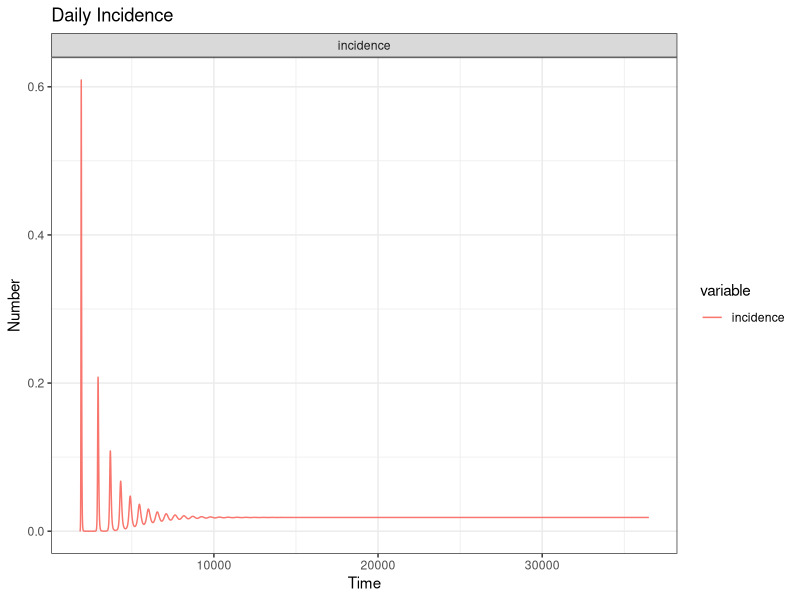
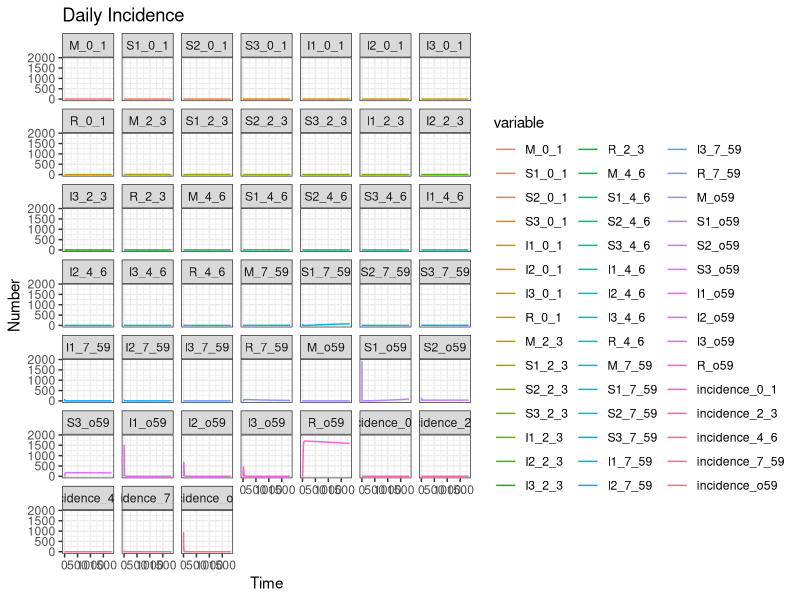

Write R code to recreate these figures, in order. (Note: this script raises an error after producing the figures.)
# Session 4 Exercise
library(kableExtra)
library(deSolve)
library(reshape2)
library(tidyverse)

####
# Rotavirus models:
## v1. Simple
## v2. Added age categories
## v3. Added vaccination

# Version 1
# Define the model -------------------------------------------------------------
# Please define parameters -- THESE ARE THE MODEL PARAMETERS
# we asume 1 month = 28 days
parms <- c(alpha = 14,         # alpha = daily contacts
           beta = 0.63,        # beta = probability of infection on contact
           sigma = 1/7,       # sigma = rate of recovery per day (1/duration of infection)
           mu = (16/1000)/365,         # mu =  per capita birth and death rate (16 births per 1000)
           omega = 1/(28*12*250),      # omega = rate of waning immunity per day; Immunity lasts 250 years
           omega_m = 1/(6*28),  # omega_m = rate of waning for maternal immunity per day; lasts 6 months
           symp1 = 0.30, # proportion of primary infections that are symptomatic
           symp2 = 0.28, # proportion of secondary infections that are symptomatic
           symp3 = 0.18, # proportion of tertiary infections that are symptomatic
           imm_single_inf = 0.74, # relative immunity of having 1 prior infection vs. none
           imm_two_inf = 0.74, # relative immunity of having two prior infections vs. none 
           rel_inf_2 = 0.5,
           rel_inf_3 = 0.1)  

# Please define the initial conditions --  THESE ARE THE CONDITIONS AT THE START OF THE SIMULATION
init <- c(M = 0,           # number with maternal immunity
          S1 = 98,          # number of completely susceptible
          S2 = 0,            # number of susceptible with 1 prior infection
          S3 = 0,            # number of susceptible with 2 prior infection
          I1 = 2,            # number of individuals with first infection
          I2 = 0,            # number of individuals with second infection
          I3 = 0,            # number of individuals with third infection
          R = 0)             # number of individuals with durable immunity

# Please write the model equations dS, dI, and dR.  They are written as a function called sir_ode.  
sir_ode <- function(times,init,parms){
  with(as.list(c(parms,init)), {
    # ODEs
    N <- sum(M, S1, S2, S3, I1, I2, I3, R)
    I_prev <- (symp1*I1 + (symp2*I2*rel_inf_2) + (symp3*I3*rel_inf_3))/N

    dM <- mu*N - omega_m*M - mu*M

    dS1 <- omega_m*M + omega*R - alpha*beta*I_prev*S1 - mu*S1
    dI1 <- alpha*beta*I_prev*S1 - sigma*I1 - mu*I1

    dS2 <- sigma*I1 - alpha*beta*I_prev*S2*imm_single_inf - mu*S2 
    dI2 <- alpha*beta*I_prev*S2*imm_single_inf - sigma*I2 - mu*I2

    dS3 <- sigma*I2 - alpha*beta*I_prev*S3*imm_two_inf - mu*S3 
    dI3 <- alpha*beta*I_prev*S3*imm_two_inf - sigma*I3 - mu*I3

    dR <- sigma*I3 - omega*R - mu*R

    incidence <- alpha*beta*I_prev*S1 + alpha*beta*I_prev*S2 +
      alpha*beta*I_prev*S3

    list(c(dM,dS1, dS2, dS3, dI1, dI2, dI3, dR), incidence = incidence)
  })
}

# This creates the output from model equations.  
#If you want to run the model for longer, change the second term eg: seq(0,200,...)
times <- seq(0,365*100,1)
sir_out <- lsoda(init,times,sir_ode,parms)
sir_out_long <- melt(as.data.frame(sir_out),"time")
365*(filter(sir_out_long, time == max(sir_out_long$time), variable == 'incidence')$value)

#Plotting the model output
ggplot() +
  geom_line(data = filter(sir_out_long, variable %in% c('incidence'), time > 365*5),
    aes(x=time, y=value, colour=variable,group=variable)) +             #Add line
  xlab("Time")+ylab("Number") +  #Add labels
  theme_bw() +
  facet_wrap(. ~ variable) +
  ggtitle('Daily Incidence')


# Version 2
# Add Age Categories --------------------------------------------------------------
# Important age categories for rotavirus:
## 0-1 months: before eligible for vaccine
## 2-3 months: eligible for dose 1 of vaccine and maternal immunity
## 4-6 months: eligible for dose 2 of vaccine and maternal immunity
## 7 months to 5 years: no maternal immunity and under 5 (target demographic for rotavirus)
## Over 5 years: Older population that is not the focus of rotavirus epidemiology

## Therefore we need 5 strata for the model

# Please define parameters -- THESE ARE THE MODEL PARAMETERS
parms <- c(alpha = 14,         # alpha = daily contacts
           beta = 0.63,        # beta = probability of infection on contact
           sigma = 1/7,       # sigma = rate of recovery per day (1/duration of infection)
           mu = (16/1000)/365,         # mu =  per capita birth and death rate (16 births per 1000)
           omega = 1/(28*12*250),      # omega = rate of waning immunity per day; Immunity lasts 250 years
           omega_m = 1/(6*28),  # omega_m = rate of waning for maternal immunity per day; lasts 6 months
           symp1 = 0.30, # proportion of primary infections that are symptomatic
           symp2 = 0.28, # proportion of secondary infections that are symptomatic
           symp3 = 0.18, # proportion of tertiary infections that are symptomatic
           imm_single_inf = 0.74, # relative immunity of having 1 prior infection vs. none
           imm_two_inf = 0.74, # relative immunity of having two prior infections vs. none 
           rel_inf_2 = 0.5,
           rel_inf_3 = 0.1,   
           age_2m = 1/56,
           age_3m = 1/84,
           age_53m = 1/1484
           )    

# Please define the initial conditions --  THESE ARE THE CONDITIONS AT THE START OF THE SIMULATION
## replicate initial states for each stratum of the model
init <- c(

          M_0_1 = 0,  S1_0_1 = 1,  S2_0_1 = 0,  S3_0_1 = 0,  I1_0_1 = 1,  I2_0_1 = 0,  I3_0_1 = 0,  R_0_1 = 0,

          M_2_3 = 0,  S1_2_3 = 1,  S2_2_3 = 0,  S3_2_3 = 0,  I1_2_3 = 1,  I2_2_3 = 0,  I3_2_3 = 0,  R_2_3 = 0,

          M_4_6 = 0,  S1_4_6 = 3,  S2_4_6 = 0,  S3_4_6 = 0,  I1_4_6 = 1,  I2_4_6 = 0,  I3_4_6 = 0,  R_4_6 = 0,

          M_7_59 = 0, S1_7_59 = 71, S2_7_59 = 0, S3_7_59 = 0, I1_7_59 = 1, I2_7_59 = 0, I3_7_59 = 0, R_7_59 = 0,

          M_o59 = 0,    S1_o59 = 1920,  S2_o59 = 0,  S3_o59 = 0,  I1_o59 = 0,  I2_o59 = 0,  I3_o59 = 0,  R_o59 = 0
)

# Please write the model equations dS, dI, and dR.  They are written as a function called sir_ode.
# We need to add aging rates to each compartment so individuals age into higher age categories at appropriate rates
# This can be done using parameters to change the time-scale of the simulation or as fixed numbers if the time-scale
# of the simulation will not change.  
sir_ode_v2 <- function(times,init,parms){
  with(as.list(c(parms,init)), {
    # ODEs
    N <- sum(
      M_0_1, S1_0_1, I1_0_1, S2_0_1, I2_0_1, S3_0_1, I3_0_1, R_0_1,
      M_2_3, S1_2_3, I1_2_3, S2_2_3, I2_2_3, S3_2_3, I3_2_3, R_2_3,
      M_4_6, S1_4_6, I1_4_6, S2_4_6, I2_4_6, S3_4_6, I3_4_6, R_4_6,
      M_7_59, S1_7_59, I1_7_59, S2_7_59, I2_7_59, S3_7_59, I3_7_59, R_7_59,
      M_o59, S1_o59, I1_o59, S2_o59, I2_o59, S3_o59, I3_o59, R_o59)
    I_sum <- (symp1*(I1_0_1 + I1_2_3 + I1_4_6 + I1_7_59 + I1_o59) + 
        (symp2*rel_inf_2*(I2_0_1 + I2_2_3 + I2_4_6 + I2_7_59 + I2_o59)) + 
        (symp3*rel_inf_3*(I3_0_1 + I3_2_3 + I3_4_6 + I3_7_59 + I3_o59))
      )
    I_prev <- I_sum/N

    dM_0_1 <- mu*N - omega_m*M_0_1 - age_2m*M_0_1 - mu*M_0_1
    dS1_0_1 <- omega_m*M_0_1 + omega*R_0_1 - alpha*beta*I_prev*S1_0_1 - mu*S1_0_1 - age_2m*S1_0_1
    dI1_0_1 <- alpha*beta*I_prev*S1_0_1 - sigma*I1_0_1 - mu*I1_0_1 - age_2m*I1_0_1
    dS2_0_1 <- sigma*I1_0_1 - alpha*beta*I_prev*S2_0_1*imm_single_inf - mu*S2_0_1 - age_2m*S2_0_1 
    dI2_0_1 <- alpha*beta*I_prev*S2_0_1*imm_single_inf - sigma*I2_0_1 - mu*I2_0_1 - age_2m*I2_0_1
    dS3_0_1 <- sigma*I2_0_1 - alpha*beta*I_prev*S3_0_1*imm_two_inf - mu*S3_0_1 - age_2m*S3_0_1 
    dI3_0_1 <- alpha*beta*I_prev*S3_0_1*imm_two_inf - sigma*I3_0_1 - mu*I3_0_1 - age_2m*I3_0_1
    dR_0_1 <- sigma*I3_0_1 - omega*R_0_1 - mu*R_0_1 - age_2m*R_0_1

    dM_2_3 <- - omega_m*M_2_3 - age_2m*M_2_3 + age_2m*M_0_1 - mu*M_2_3
    dS1_2_3 <- omega_m*M_2_3 + omega*R_2_3 - alpha*beta*I_prev*S1_2_3 - mu*S1_2_3 - age_2m*S1_2_3 + age_2m*S1_0_1 
    dI1_2_3 <- alpha*beta*I_prev*S1_2_3 - sigma*I1_2_3 - mu*I1_2_3 - age_2m*I1_2_3 + age_2m*I1_0_1
    dS2_2_3 <- sigma*I1_2_3 - alpha*beta*I_prev*S2_2_3*imm_single_inf - mu*S2_2_3 - age_2m*S2_2_3 + age_2m*S2_0_1
    dI2_2_3 <- alpha*beta*I_prev*S2_2_3*imm_single_inf - sigma*I2_2_3 - mu*I2_2_3 - age_2m*I2_2_3 + age_2m*I2_0_1
    dS3_2_3 <- sigma*I2_2_3 - alpha*beta*I_prev*S3_2_3*imm_two_inf - mu*S3_2_3 - age_2m*S3_2_3 + age_2m*S3_0_1
    dI3_2_3 <- alpha*beta*I_prev*S3_2_3*imm_two_inf - sigma*I3_2_3 - mu*I3_2_3 - age_2m*I3_2_3 + age_2m*I3_0_1
    dR_2_3 <- sigma*I3_2_3 - omega*R_2_3 - mu*R_2_3 - age_2m*R_2_3 + age_2m*R_0_1

    dM_4_6 <- - omega_m*M_4_6 - age_3m*M_4_6 + age_2m*M_2_3 - mu*M_4_6
    dS1_4_6 <- omega_m*M_4_6 + omega*R_4_6 - alpha*beta*I_prev*S1_4_6 - mu*S1_4_6 - age_3m*S1_4_6 + age_2m*S1_2_3
    dI1_4_6 <- alpha*beta*I_prev*S1_4_6 - sigma*I1_4_6 - mu*I1_4_6 - age_3m*I1_4_6 + age_2m*I1_2_3
    dS2_4_6 <- sigma*I1_4_6 - alpha*beta*I_prev*S2_4_6*imm_single_inf - mu*S2_4_6 - age_3m*S2_4_6 + age_2m*S2_2_3 
    dI2_4_6 <- alpha*beta*I_prev*S2_4_6*imm_single_inf - sigma*I2_4_6 - mu*I2_4_6 - age_3m*I2_4_6 + age_2m*I2_2_3
    dS3_4_6 <- sigma*I2_4_6 - alpha*beta*I_prev*S3_4_6*imm_two_inf - mu*S3_4_6 - age_3m*S3_4_6 + age_2m*S3_2_3 
    dI3_4_6 <- alpha*beta*I_prev*S3_4_6*imm_two_inf - sigma*I3_4_6 - mu*I3_4_6 - age_3m*I3_4_6 + age_2m*I3_2_3
    dR_4_6 <- sigma*I3_4_6 - omega*R_4_6 - mu*R_4_6 - age_3m*R_4_6 + age_2m*R_2_3

    dM_7_59 <- - omega_m*M_7_59 - age_53m*M_7_59 + age_3m*M_4_6 - mu*M_7_59
    dS1_7_59 <- omega_m*M_7_59 + omega*R_7_59 - alpha*beta*I_prev*S1_7_59 - mu*S1_7_59 - age_53m*S1_7_59 + age_3m*S1_4_6
    dI1_7_59 <- alpha*beta*I_prev*S1_7_59 - sigma*I1_7_59 - mu*I1_7_59 - age_53m*I1_7_59 + age_3m*I1_4_6
    dS2_7_59 <- sigma*I1_7_59 - alpha*beta*I_prev*S2_7_59*imm_single_inf - mu*S2_7_59 - age_53m*S2_7_59 + age_3m*S2_4_6 
    dI2_7_59 <- alpha*beta*I_prev*S2_7_59*imm_single_inf - sigma*I2_7_59 - mu*I2_7_59 - age_53m*I2_7_59 + age_3m*I2_4_6
    dS3_7_59 <- sigma*I2_7_59 - alpha*beta*I_prev*S3_7_59*imm_two_inf - mu*S3_7_59 - age_53m*S3_7_59 + age_3m*S3_4_6 
    dI3_7_59 <- alpha*beta*I_prev*S3_7_59*imm_two_inf - sigma*I3_7_59 - mu*I3_7_59 - age_53m*I3_7_59 + age_3m*I3_4_6
    dR_7_59 <- sigma*I3_7_59 - omega*R_7_59 - mu*R_7_59 - age_53m*R_7_59 + age_3m*R_4_6

    dM_o59 <- - omega_m*M_o59 + age_53m*M_7_59 - mu*M_o59
    dS1_o59 <- omega_m*M_o59 + omega*R_o59 - alpha*beta*I_prev*S1_o59 - mu*S1_o59 + age_53m*S1_7_59
    dI1_o59 <- alpha*beta*I_prev*S1_o59 - sigma*I1_o59 - mu*I1_o59 + age_53m*I1_7_59
    dS2_o59 <- sigma*I1_o59 - alpha*beta*I_prev*S2_o59*imm_single_inf - mu*S2_o59 + age_53m*S2_7_59
    dI2_o59 <- alpha*beta*I_prev*S2_o59*imm_single_inf - sigma*I2_o59 - mu*I2_o59 + age_53m*I2_7_59
    dS3_o59 <- sigma*I2_o59 - alpha*beta*I_prev*S3_o59*imm_two_inf - mu*S3_o59 + age_53m*S3_7_59
    dI3_o59 <- alpha*beta*I_prev*S3_o59*imm_two_inf - sigma*I3_o59 - mu*I3_o59 + age_53m*I3_7_59
    dR_o59 <- sigma*I3_o59 - omega*R_o59 - mu*R_o59 + age_53m*R_7_59

    incidence_0_1 = c(alpha*beta*I_prev*S1_0_1 + alpha*beta*I_prev*S2_0_1*imm_single_inf + alpha*beta*I_prev*S3_0_1*imm_two_inf)
    incidence_2_3 = c(alpha*beta*I_prev*S1_2_3 + alpha*beta*I_prev*S2_2_3*imm_single_inf + alpha*beta*I_prev*S3_2_3*imm_two_inf)
    incidence_4_6 = c(alpha*beta*I_prev*S1_4_6 + alpha*beta*I_prev*S2_4_6*imm_single_inf + alpha*beta*I_prev*S3_4_6*imm_two_inf)
    incidence_7_59 = c(alpha*beta*I_prev*S1_7_59 + alpha*beta*I_prev*S2_7_59*imm_single_inf + alpha*beta*I_prev*S3_7_59*imm_two_inf)
    incidence_o59 = c(alpha*beta*I_prev*S1_o59 + alpha*beta*I_prev*S2_o59*imm_single_inf + alpha*beta*I_prev*S3_o59*imm_two_inf)


    list(c(dM_0_1,  dS1_0_1, dS2_0_1,  dS3_0_1,  dI1_0_1,  dI2_0_1,  dI3_0_1,  dR_0_1,

          dM_2_3,  dS1_2_3,  dS2_2_3,  dS3_2_3,  dI1_2_3,  dI2_2_3,  dI3_2_3,  dR_2_3,

          dM_4_6,  dS1_4_6,  dS2_4_6,  dS3_4_6,  dI1_4_6,  dI2_4_6,  dI3_4_6,  dR_4_6,

          dM_7_59, dS1_7_59, dS2_7_59, dS3_7_59, dI1_7_59, dI2_7_59, dI3_7_59, dR_7_59,

          dM_o59, dS1_o59, dS2_o59, dS3_o59, dI1_o59, dI2_o59, dI3_o59, dR_o59), 

      incidence_0_1 = incidence_0_1, incidence_2_3 = incidence_2_3,
      incidence_4_6 = incidence_4_6, incidence_7_59 = incidence_7_59, 
      incidence_o59 = incidence_o59)
  })
}

# This creates the output from model equations.  
#If you want to run the model for longer, change the second term eg: seq(0,200,...)
times <- seq(0,365*5,1)
sir_out_v2 <- lsoda(init,times,sir_ode_v2,parms)
sir_out_long_v2 <- melt(as.data.frame(sir_out_v2),"time")

#Plotting the model output
# Plot all compartments
ggplot() +
  geom_line(data = sir_out_long_v2, 
    aes(x=time, y=value, colour=variable,group=variable)) +             #Add line
  xlab("Time")+ylab("Number") +  #Add labels
  theme_bw() +
  facet_wrap(. ~ variable) +
  ggtitle('Daily Incidence')

# Focused plot of incidence 
# age distribution at equilibrium
age_0_1 <- filter(sir_out_long_v2, time == 365*40, 
  variable %in% c('M_0_1', 'S1_0_1', 'I1_0_1', 'S2_0_1', 'I2_0_1', 'S3_0_1', 'I3_0_1', 'R_0_1'))$value %>% sum()
age_2_3 <- filter(sir_out_long_v2, time == 365*40, 
  variable %in% c('M_2_3', 'S1_2_3', 'I1_2_3', 'S2_2_3', 'I2_2_3', 'S3_2_3', 'I3_2_3', 'R_2_3'))$value %>% sum()
age_4_6 <- filter(sir_out_long_v2, time == 365*40, 
  variable %in% c('M_4_6', 'S1_4_6', 'I1_4_6', 'S2_4_6', 'I2_4_6', 'S3_4_6', 'I3_4_6', 'R_4_6'))$value %>% sum()
age_7_59 <- filter(sir_out_long_v2, time == 365*40, 
  variable %in% c('M_7_59', 'S1_7_59', 'I1_7_59', 'S2_7_59', 'I2_7_59', 'S3_7_59', 'I3_7_59', 'R_7_59'))$value %>% sum()
age_o59 <- filter(sir_out_long_v2, time == 365*40, 
  variable %in% c('M_o59', 'S1_o59', 'I1_o59', 'S2_o59', 'I2_o59', 'S3_o59', 'I3_o59', 'R_o59'))$value %>% sum()

incidence_rate_df <- filter(sir_out_long_v2, 
  variable %in% c('incidence_0_1', 'incidence_2_3', 'incidence_4_6', 'incidence_7_59', 'incidence_o59'),
  time %in% seq(365*40, 365*45, 1)) %>%
  group_by(variable) %>%
  summarize(yearly_incidence = sum(value)/5)
incidence_rate_df$population <- c(age_0_1, age_2_3, age_4_6, age_7_59, age_o59)
incidence_rate_df <- mutate(incidence_rate_df, incidence_rate = yearly_incidence/population)

ggplot(incidence_rate_df) +
  geom_bar(aes(x = variable, y = incidence_rate, fill = variable), stat = 'identity') +
  theme_bw() +
  xlab('Age Category') +
  ylab('Rate')
